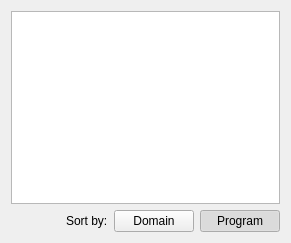
<?xml version="1.0" encoding="UTF-8"?>
<ui version="4.0">
 <class>SortedRulesTreeWidget</class>
 <widget class="QWidget" name="SortedRulesTreeWidget">
  <property name="geometry">
   <rect>
    <x>0</x>
    <y>0</y>
    <width>291</width>
    <height>243</height>
   </rect>
  </property>
  <property name="windowTitle">
   <string>Form</string>
  </property>
  <layout class="QGridLayout" name="gridLayout">
   <item row="0" column="0" colspan="4">
    <widget class="QTreeWidget" name="rulesList">
     <property name="headerHidden">
      <bool>true</bool>
     </property>
     <property name="expandsOnDoubleClick">
      <bool>false</bool>
     </property>
     <column>
      <property name="text">
       <string>App/Rule</string>
      </property>
     </column>
     <column>
      <property name="text">
       <string>Rule type</string>
      </property>
     </column>
    </widget>
   </item>
   <item row="1" column="0">
    <spacer name="horizontalSpacer">
     <property name="orientation">
      <enum>Qt::Horizontal</enum>
     </property>
     <property name="sizeHint" stdset="0">
      <size>
       <width>40</width>
       <height>20</height>
      </size>
     </property>
    </spacer>
   </item>
   <item row="1" column="1">
    <widget class="QLabel" name="sortByLabel">
     <property name="text">
      <string>Sort by:</string>
     </property>
    </widget>
   </item>
   <item row="1" column="2">
    <widget class="QPushButton" name="domSortButton">
     <property name="text">
      <string>Domain</string>
     </property>
     <property name="checkable">
      <bool>true</bool>
     </property>
     <property name="autoExclusive">
      <bool>true</bool>
     </property>
    </widget>
   </item>
   <item row="1" column="3">
    <widget class="QPushButton" name="appSortButton">
     <property name="text">
      <string>Program</string>
     </property>
     <property name="checkable">
      <bool>true</bool>
     </property>
     <property name="checked">
      <bool>true</bool>
     </property>
     <property name="autoExclusive">
      <bool>true</bool>
     </property>
    </widget>
   </item>
  </layout>
 </widget>
 <resources/>
 <connections/>
</ui>
